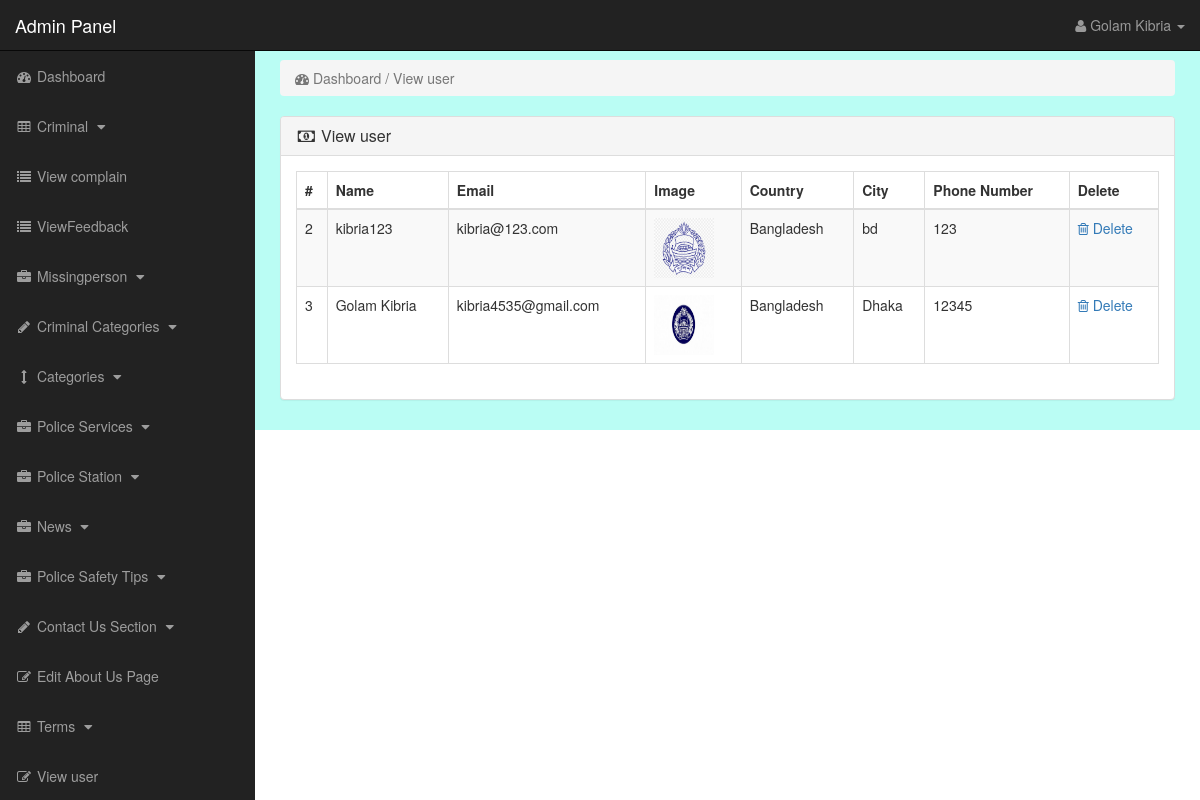
Page /admin_area/index.php?view_user (signed in) on the committed database.
### tables this page shows
CREATE TABLE `user` (
  `user_id` int(10) NOT NULL,
  `user_name` varchar(255) NOT NULL,
  `user_email` varchar(255) NOT NULL,
  `user_pass` varchar(255) NOT NULL,
  `user_country` text NOT NULL,
  `user_city` text NOT NULL,
  `user_contact` varchar(255) NOT NULL,
  `user_address` text NOT NULL,
  `user_image` text NOT NULL,
  `user_ip` varchar(255) NOT NULL,
  `user_confirm_code` text NOT NULL
);

### admin_area/view_user.php (the view, shortened to what this page needs)
<?php
if(!isset($_SESSION['admin_email'])){
echo "<script>window.open('login.php','_self')</script>";
}
else {
?>
<div class="row">
<div class="col-lg-12">
<ol class="breadcrumb">
<li class="active">
<i class="fa fa-dashboard"></i> Dashboard / View user
</li>
</ol>
</div>
</div>
<div class="row">
<div class="col-lg-12">
<div class="panel panel-default">
<div class="panel-heading">
<h3 class="panel-title">
<i class="fa fa-money fa-fw"></i> View user
</h3>
</div>
<div class="panel-body" >
<div class="table-responsive" >
<table class="table table-bordered table-hover table-striped" >
<thead>
<tr>
<th>#</th>
<th>Name</th>
<th>Email</th>
<th>Image</th>
<th>Country</th>
<th>City</th>
<th>Phone Number</th>
<th>Delete</th>
</tr>
</thead>
<tbody>
<?php
$get_c = "select * from user";
$run_c = mysqli_query($con,$get_c);
while($row_c=mysqli_fetch_array($run_c)){
$c_id = $row_c['user_id'];
$c_name = $row_c['user_name'];
$c_email = $row_c['user_email'];
$c_image = $row_c['user_image'];
$c_country = $row_c['user_country'];
$c_city = $row_c['user_city'];
$c_contact = $row_c['user_contact'];
?>
<tr>
<td><?php echo $c_id; ?></td>
<td><?php echo $c_name; ?></td>
<td><?php echo $c_email; ?></td>
<td><img src="../user/user_images/<?php echo $c_image; ?>" width="60" height="60" ></td>
<td><?php echo $c_country; ?></td>
<td><?php echo $c_city; ?></td>
<td><?php echo $c_contact; ?></td>
<td>
<a href="index.php?user_delete=<?php echo $c_id; ?>" >
<i class="fa fa-trash-o" ></i> Delete
</a>
</td>
</tr>
<?php } ?>
</tbody>
</table>
</div>
</div>
</div>
</div>
</div>
<?php } ?>

### admin_area/includes/sidebar.php (shortened to what this page needs)
<?php
if (!isset($_SESSION['admin_email'])) {
    echo "<script>window.open('login.php','_self')</script>";
} else {
?>
    <nav class="navbar navbar-inverse navbar-fixed-top">
        <div class="navbar-header">
            <a class="navbar-brand" href="index.php?dashboard">Admin Panel</a>
        </div>
        <ul class="nav navbar-right top-nav">
            <li class="dropdown">
                <a href="#" class="dropdown-toggle" data-toggle="dropdown">
                    <i class="fa fa-user"></i>
                    <?php echo $admin_name; ?> <b class="caret"></b>
                </a>
            </li>
        </ul>
        <div class="collapse navbar-collapse navbar-ex1-collapse">
            <ul class="nav navbar-nav side-nav">
                <li>
                    <a href="index.php?dashboard">
                        <i class="fa fa-fw fa-dashboard"></i> Dashboard
                    </a>
                </li>
                <li>
                    <a href="#" data-toggle="collapse" data-target="#criminal">
                        <i class="fa fa-fw fa-table"></i> Criminal
                        <i class="fa fa-fw fa-caret-down"></i>
                    </a>
                </li>
                <li>
<a href="index.php?view_comp">
    <i class="fa fa-fw fa-list"></i> View complain
</a>
<a href="index.php?view_feed">
    <i class="fa fa-fw fa-list"></i> ViewFeedback
</a>
</li>
                <li>
                    <a href="#" data-toggle="collapse" data-target="#missingperson">
                        <i class="fa fa-fw fa-briefcase"></i> Missingperson
                        <i class="fa fa-fw fa-caret-down"></i>
                    </a>
                </li>
                <li>
                    <a href="#" data-toggle="collapse" data-target="#c_cat">
                        <i class="fa fa-fw fa-pencil"></i> Criminal Categories
                        <i class="fa fa-fw fa-caret-down"></i>
                    </a>
                </li>
                <li>
                    <a href="#" data-toggle="collapse" data-target="#cat">
                        <i class="fa fa-fw fa-arrows-v"></i> Categories
                        <i class="fa fa-fw fa-caret-down"></i>
                    </a>
                </li>
                <li>
                    <a href="#" data-toggle="collapse" data-target="#service">
                        <i class="fa fa-fw fa-briefcase"></i> Police Services
                        <i class="fa fa-fw fa-caret-down"></i>
                    </a>
                </li>
                <li>
                    <a href="#" data-toggle="collapse" data-target="#station">
                        <i class="fa fa-fw fa-briefcase"></i> Police Station
                        <i class="fa fa-fw fa-caret-down"></i>
                    </a>
                </li>
                <li>
                    <a href="#" data-toggle="collapse" data-target="#news">
                        <i class="fa fa-fw fa-briefcase"></i> News
                        <i class="fa fa-fw fa-caret-down"></i>
                    </a>
                </li>
                <li>
                    <a href="#" data-toggle="collapse" data-target="#tips">
                        <i class="fa fa-fw fa-briefcase"></i> Police Safety Tips
                        <i class="fa fa-fw fa-caret-down"></i>
                    </a>
                </li>
                <li>
                    <a href="#" data-toggle="collapse" data-target="#contact_us">
                        <i class="fa fa-fw fa-pencil"> </i> Contact Us Section
                        <i class="fa fa-fw fa-caret-down"></i>
                    </a>
                </li>
                <li>
                    <a href="index.php?edit_about_us">
                        <i class="fa fa-fw fa-edit"></i> Edit About Us Page
                    </a>
                </li>
                <li>
                    <a href="#" data-toggle="collapse" data-target="#terms">
                        <i class="fa fa-fw fa-table"></i> Terms
                        <i class="fa fa-fw fa-caret-down"></i>
                    </a>
                </li>
                <li>
                    <a href="index.php?view_user">
                        <i class="fa fa-fw fa-edit"></i> View user
                    </a>
                </li>
            </ul>
        </div>
    </nav>
<?php } ?>

### admin_area/css/style.css (style rules this page uses)
body { margin-top:100px; }
@media (min-width: 768px) { body { margin-top:50px; } }
.top-nav { padding:0 15px; }
.top-nav>li { display:inline-block; float:left; }
.top-nav>li>a { padding-top:15px; padding-bottom:15px; line-height:20px; color:#999; }
@media (min-width: 768px) { .side-nav { position:fixed; top:51px; width:255px; border-radius:0; overflow-y:auto; background-color: #222; bottom:0; overflow-x:hidden; padding-bottom:40px; } }
@media (min-width: 768px) { .side-nav>li>a { width:255px; } }
.panel-body { border-radius:5px; }

### rows in the picture
user: user_id "2", user_name "kibria123", user_email "kibria@123.com", user_image (picture), user_country "Bangladesh", user_city "bd", user_contact "123"
user: user_id "3", user_name "Golam Kibria", user_email "kibria4535@gmail.com", user_image (picture), user_country "Bangladesh", user_city "Dhaka", user_contact "12345"

### other values in the picture
$admin_name "Golam Kibria"
